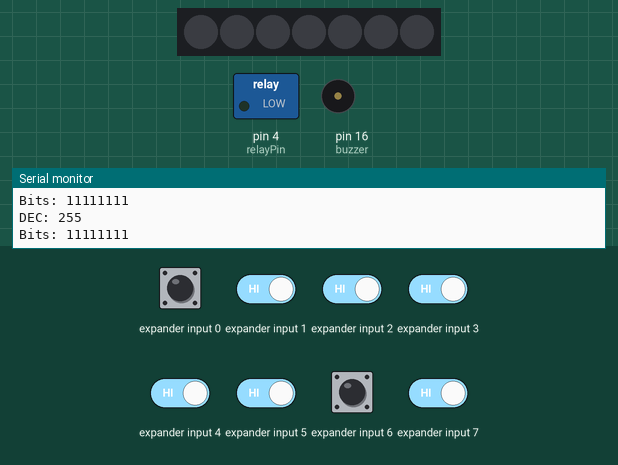
The sketch below on a simulated Arduino Uno, built with avr-gcc and run on an emulated ATmega328P. Shown: 7 RGB LEDs in strip order, left to right, switched loads named in the sketch (green lamp = pin HIGH), buzzer (waves = sounding, pin HIGH), the last lines printed to the serial monitor. Wiring (inferred from the names in the program): input shift register (74HC165): load pin 14; clock pin 13; serial out pin 12. Inputs (shaded band) come from the test bench; at power-on: expander input 0–7 HIGH. Dim RGB values are drawn brighter than linear; pins used as bus, display or sensor lines are not drawn.

Above: at 1.2 s.
1.3 s: expander input 7 driven LOW
At 1.4 s:
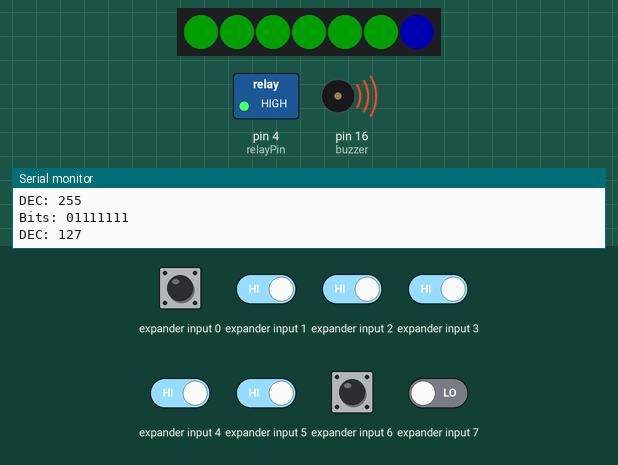
3.4 s: expander input 5 driven LOW
At 3.83 s:
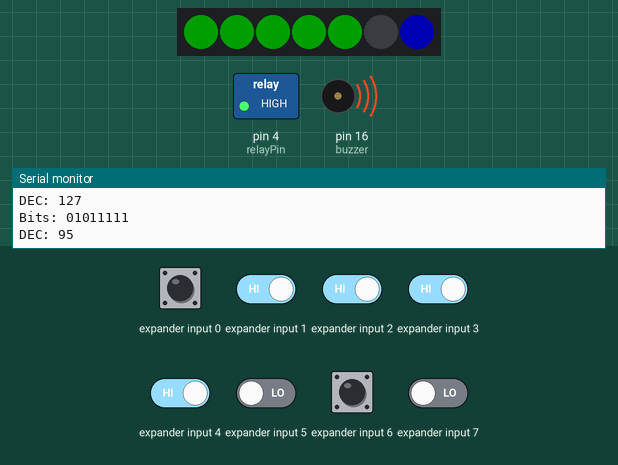
6.4 s: expander input 4 driven LOW
At 6.65 s:
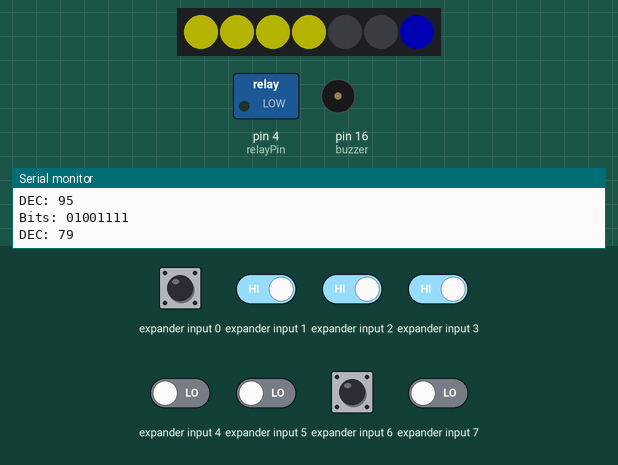
8.6 s: expander input 3 driven LOW
At 9.28 s:
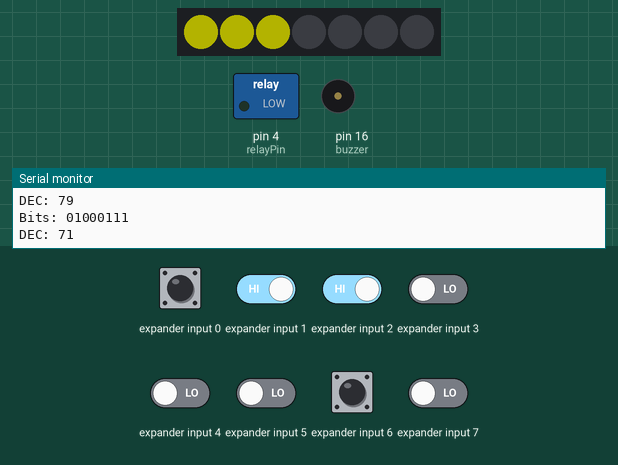
10.4 s: expander input 2 driven LOW
At 10.69 s:
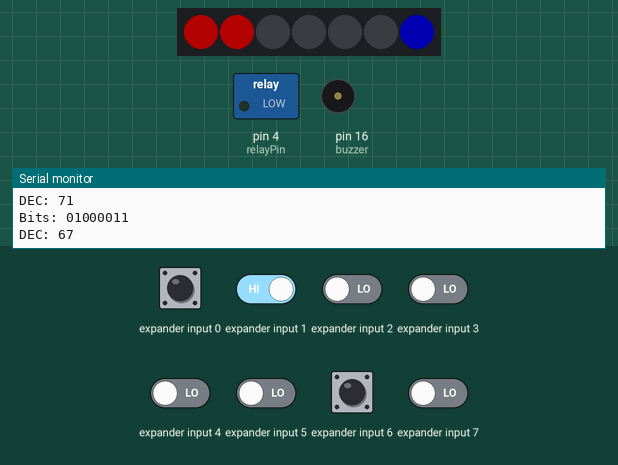
12.7 s: expander input 1 driven LOW
At 13.32 s:
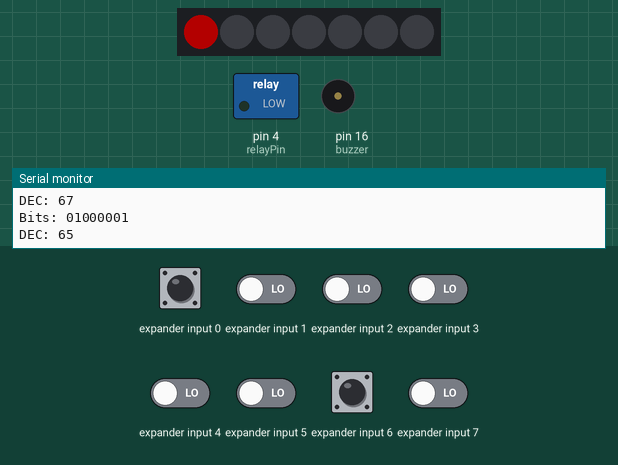
Timing chart, 0 to 15.5 s (numbered marks = the images above; inputs shaded):
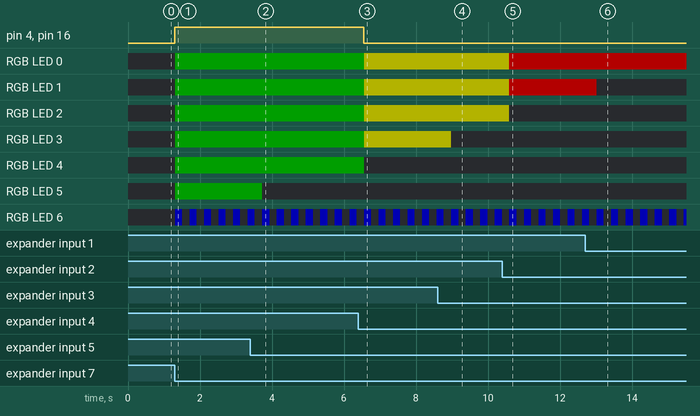

The sketch:

Water_Level_Controller_with_Overflow_Preventer.ino
```cpp
#include <FastLED.h>

#define NUM_LEDS 7    // Number of LEDs in the strip
#define LED_PIN 5     // Pin where the LED strip is connected

// Create an array to hold the data for the LEDs
CRGB leds[NUM_LEDS];

// Define pin connections for the shift register
const int dataPin = 12;   // Data pin for reading from the shift register (Q7)
const int clockPin = 13;  // Clock pin for shifting bits (CP)
const int latchPin = 14;  // Latch pin for updating the shift register (PL)

// Number of bits to read (8 bits for 1 shift register)
const int numBits = 8;

// Array to hold the binary data read from the shift register
int a[8];

// Function prototype for converting binary array to decimal
int BinaryToDecimal(int a[]);

// Variable to store the decimal value converted from binary
int check;

// Define pin connections for the relay and buzzer
int relayPin = 4;    // Pin connected to the relay
int buzzer = 16;     // Pin connected to the buzzer

void setup() {
  Serial.begin(115200);  // Initialize serial communication for debugging

  // Set pin modes for the shift register
  pinMode(dataPin, INPUT);
  pinMode(clockPin, OUTPUT);
  pinMode(latchPin, OUTPUT);

  // Initialize the FastLED library and set the brightness of the LEDs
  FastLED.addLeds<WS2811, LED_PIN, RGB>(leds, NUM_LEDS);
  FastLED.setBrightness(60);

  // Set pin modes for the relay and buzzer
  pinMode(relayPin, OUTPUT);
  pinMode(buzzer, OUTPUT);
}

void loop() {
  // Step 1: Sample the shift register
  digitalWrite(latchPin, LOW);   // Pull latch pin low to prepare for data capture
  digitalWrite(latchPin, HIGH);  // Pull latch pin high to capture data from the shift register

  // Step 2: Shift out the bits from the shift register
  int j = 0;  // Index for array to store binary data
  Serial.print("Bits: ");
  for (int i = 0; i < numBits; i++) {
    int bit = digitalRead(dataPin);  // Read each bit from the data pin
    if (bit == HIGH) {
      Serial.print("1");  // Print 1 if the bit is high
    } else {
      Serial.print("0");  // Print 0 if the bit is low
    }
    a[j] = bit;  // Store the bit in the array
    j++;

    digitalWrite(clockPin, HIGH); // Shift out the next bit
    digitalWrite(clockPin, LOW);
  }

  // Convert the binary array to decimal and process the result
  BinaryToDecimal(a);

  Serial.println();

  // Blink the last LED if water level is high
  if ((check == 64) || (check == 65) || (check == 67) || (check == 71) || (check == 79) || (check == 95) || (check == 127)) {
    leds[6] = CRGB::Blue;    // Set the last LED to blue
    FastLED.show();          // Update the LEDs
    delay(200);              // Wait for 200 milliseconds
    leds[6] = CRGB::Black;   // Turn off the last LED
    FastLED.show();          // Update the LEDs
    delay(200);              // Wait for 200 milliseconds
  }
}

int BinaryToDecimal(int a[]) {
  int sum = 0;   // Initialize the sum to 0
  int mul = 128; // Initial multiplier for the highest bit (2^7)
  for (int i = 0; i < 8; i++) {
    if (a[i] == 1) {  // If the bit is 1, add the multiplier to the sum
      sum += mul;
    }
    mul /= 2;  // Divide the multiplier by 2 for the next bit
  }
  Serial.println();
  Serial.print("DEC: ");
  Serial.print(sum);  // Print the decimal value
  check = sum;        // Store the decimal value in the check variable

  // Update LEDs and control relay and buzzer based on the water level
  switch (sum) {
    case 1:
    case 65:
      // If the water level is low, turn on the first LED and turn off others
      leds[0] = CRGB::Red;
      leds[1] = CRGB::Black;
      leds[2] = CRGB::Black;
      leds[3] = CRGB::Black;
      leds[4] = CRGB::Black;
      leds[5] = CRGB::Black;
      FastLED.show();  // Update the LEDs
      break;
    case 3:
    case 67:
      // If the water level is low to moderate, turn on the first two LEDs
      leds[0] = CRGB::Red;
      leds[1] = CRGB::Red;
      leds[2] = CRGB::Black;
      leds[3] = CRGB::Black;
      leds[4] = CRGB::Black;
      leds[5] = CRGB::Black;
      FastLED.show();  // Update the LEDs
      break;
    case 7:
    case 71:
      // If the water level is moderate, turn on the first three LEDs
      leds[0] = CRGB::Yellow;
      leds[1] = CRGB::Yellow;
      leds[2] = CRGB::Yellow;
      leds[3] = CRGB::Black;
      leds[4] = CRGB::Black;
      leds[5] = CRGB::Black;
      FastLED.show();  // Update the LEDs
      break;
    case 15:
    case 79:
      // If the water level is moderate to high, turn on the first four LEDs
      leds[0] = CRGB::Yellow;
      leds[1] = CRGB::Yellow;
      leds[2] = CRGB::Yellow;
      leds[3] = CRGB::Yellow;
      leds[4] = CRGB::Black;
      leds[5] = CRGB::Black;
      FastLED.show();          // Update the LEDs
      digitalWrite(relayPin, LOW); // Turn off the pump
      digitalWrite(buzzer, LOW);   // Turn off the buzzer
      break;
    case 31:
    case 95:
      // If the water level is high, turn on the first five LEDs
      leds[0] = CRGB::Green;
      leds[1] = CRGB::Green;
      leds[2] = CRGB::Green;
      leds[3] = CRGB::Green;
      leds[4] = CRGB::Green;
      leds[5] = CRGB::Black;
      FastLED.show();  // Update the LEDs
      break;
    case 63:
    case 127:
      // If the water level is very high, turn on all six LEDs
      leds[0] = CRGB::Green;
      leds[1] = CRGB::Green;
      leds[2] = CRGB::Green;
      leds[3] = CRGB::Green;
      leds[4] = CRGB::Green;
      leds[5] = CRGB::Green;
      FastLED.show();          // Update the LEDs
      digitalWrite(relayPin, HIGH); // Turn on the pump
      digitalWrite(buzzer, HIGH);   // Turn on the buzzer
      break;
    default:
      // If the water level is unknown, turn off all LEDs
      leds[0] = CRGB::Black;
      leds[1] = CRGB::Black;
      leds[2] = CRGB::Black;
      leds[3] = CRGB::Black;
      leds[4] = CRGB::Black;
      leds[5] = CRGB::Black;
      FastLED.show();  // Update the LEDs
      break;
  }
  return 0;
}
```

Measured:
- after the input at 1.3 s, pin 4 (relayPin), pin 16 (buzzer): LOW → HIGH at once; RGB LED 0–5: off → RGB(0, 30, 0) at once; RGB LED 6: alternates RGB(0, 0, 60) for 0.20 s and off for 0.20 s, starting at once; the LEDs: change at once (image 1)
- after the input at 3.4 s, the LEDs: first differ from a run without the input after 0.33 s (image 2)
- after the input at 6.4 s, pin 4 (relayPin), pin 16 (buzzer): HIGH → LOW after 0.16 s; the LEDs: change after 0.16 s (image 3)
- after the input at 8.6 s, the LEDs: first differ from a run without the input after 0.38 s (image 4 shows a later state)
- after the input at 10.4 s, the LEDs: change after 0.20 s (image 5)
- after the input at 12.7 s, the LEDs: first differ from a run without the input after 0.32 s (image 6 shows a later state)
